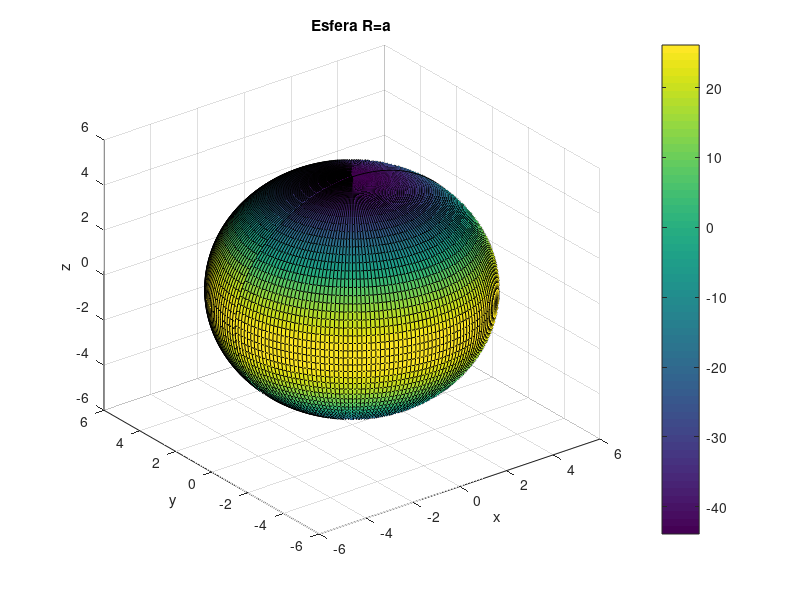

Write MATLAB code to recreate this figure.
rho=5
k = 7
a = 5
b = 1
phicero = 60.*10.^(-12)

theta1=linspace(0,pi,100)
phi1=linspace(0,2.*pi,100)
[theta,phi]=meshgrid(theta1,phi1)
e=8.85.*10.^(-12)

[x,y,z]=sph2cart(theta,phi,rho)
neotheta=atan(sqrt(x.^2+y.^2)./(z))
sigma = (b.*k)./a-(2.*k.*a)./(3.*b).*(3.*(cos(neotheta)).^2-1)+phicero./(a.*e)

surf(x,y,z,sigma)
colorbar;
title("Esfera R=a")
xlabel("x")
ylabel("y")
zlabel("z")